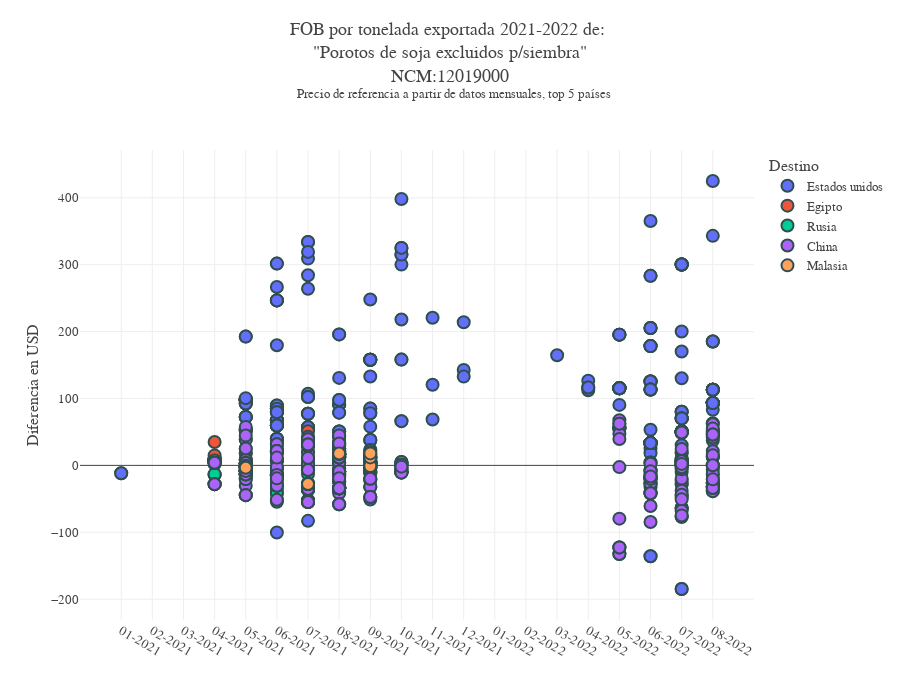

The code cell stored with this chart in its notebook:
### Code cell
#Cambiar expo e impo en base a lo que se requiera
comercio.plot_precio(df=comercio.df_producto,
            y='diferencia_ref',
            ncm=12019000,
            # sim='000A',
            color='pais_descri',
            # n_empresa=3,
            n_paises=5,
            # pais='China',
            max_range=None
            )

### Figure 1 — Plotly figure (JSON) as saved in the notebook; plotly's stock layout.template omitted (floating-point values rounded to 4 significant figures; data arrays with more than 128 entries replaced by an {"elided": "..."} marker saying what was removed)
{"data": [{"customdata": {"elided": "287x9 mixed values"}, "hovertemplate": "Destino=%{customdata[5]}<br>Fecha=%{x}<br>Spread=%{y}<br>Documento=%{customdata[0]}<br>Fob=%{customdata[1]}<br>sim=%{customdata[2]}<br>Precio=%{customdata[3]}<br>Kg=%{customdata[4]}<br>Precio de referencia=%{customdata[6]}<br>sec=%{customdata[7]}<br>Exportador=%{customdata[8]}<extra></extra>", "legendgroup": "Estados unidos", "marker": {"color": "#636efa", "line": {"color": "DarkSlateGrey", "width": 2}, "size": 12, "symbol": "circle"}, "mode": "markers", "name": "Estados unidos", "orientation": "v", "showlegend": true, "type": "scatter", "x": {"elided": "287 str values"}, "xaxis": "x", "y": {"elided": "287 float values"}, "yaxis": "y"}, {"customdata": {"elided": "84x9 mixed values"}, "hovertemplate": "Destino=%{customdata[5]}<br>Fecha=%{x}<br>Spread=%{y}<br>Documento=%{customdata[0]}<br>Fob=%{customdata[1]}<br>sim=%{customdata[2]}<br>Precio=%{customdata[3]}<br>Kg=%{customdata[4]}<br>Precio de referencia=%{customdata[6]}<br>sec=%{customdata[7]}<br>Exportador=%{customdata[8]}<extra></extra>", "legendgroup": "Egipto", "marker": {"color": "#EF553B", "line": {"color": "DarkSlateGrey", "width": 2}, "size": 12, "symbol": "circle"}, "mode": "markers", "name": "Egipto", "orientation": "v", "showlegend": true, "type": "scatter", "x": ["04-2021", "04-2021", "04-2021", "04-2021", "04-2021", "04-2021", "04-2021", "04-2021", "04-2021", "04-2021", "04-2021", "04-2021", "04-2021", "04-2021", "04-2021", "04-2021", "04-2021", "04-2021", "04-2021", "04-2021", "04-2021", "05-2021", "05-2021", "05-2021", "05-2021", "05-2021", "05-2021", "05-2021", "05-2021", "05-2021", "05-2021", "05-2021", "05-2021", "05-2021", "05-2021", "05-2021", "05-2021", "05-2021", "05-2021", "05-2021", "05-2021", "06-2021", "06-2021", "06-2021", "06-2021", "06-2021", "06-2021", "06-2021", "06-2021", "06-2021", "06-2021", "06-2021", "06-2021", "06-2021", "06-2021", "06-2021", "06-2021", "06-2021", "06-2021", "06-2021", "06-2021", "06-2021", "07-2021", "07-2021", "07-2021", "07-2021", "07-2021", "07-2021", "07-2021", "07-2021", "07-2021", "07-2021", "08-2021", "08-2021", "08-2021", "08-2021", "08-2021", "08-2021", "08-2021", "08-2021", "08-2022", "08-2022", "08-2022", "08-2022"], "xaxis": "x", "y": [8.9, 6.9, 7.9, 5.9, 34.9, 6.9, 8.9, 6.9, 7.9, 9.9, 9.9, -14.1, 8.9, 14.9, 5.9, 5.9, 5.9, -14.1, 5.9, 1.9, 6.9, -1.5, -1.5, -3.5, 18.5, -6.5, -1.5, -8.5, -2.5, -8.5, -1.5, -1.5, -8.5, 0, 0, 0, -1.5, -2.5, -2.5, -6.5, 18.5, -14.4, -15.4, -14.4, -14.4, -14.4, 6.9, 6.9, -13.4, -13.4, 7.3, -14.4, -16.4, -20.4, -14.4, -3.6, -3.6, -35.1, -40.5, -13.4, 25.4, -51.4, -54.9, -33.9, -1.9, -51.9, 51.1, 39.1, 11.1, 39.1, 11.1, -27.9, 11.8, 17.8, 3.8, 20.8, 3.8, 11.8, 28.8, 20.8, -25.9, 0.1, 0.1, -20.9], "yaxis": "y"}, {"customdata": [["21060EC01001410R", 12056040, "190C", 488, 24705000, "Rusia", 501.1, "002", "mirgor sa c i f..."], ["21060EC01002016U", 3169560, "190C", 488, 6495000, "Rusia", 530.4, "001", "mirgor sa c i f..."], ["21060EC01002017V", 9752000.0, "190C", 476, 20487010, "Rusia", 530.4, "001", "mirgor sa c i f..."], ["21060EC01002975L", 5098912, "190C", 476, 10712000, "Rusia", 512.9, "0001", "mirgor sa c i f..."], ["21060EC01003086F", 5200000, "190C", 500, 10400000, "Rusia", 512.9, "0001", "mirgor sa c i f..."], ["21060EC01003087G", 1258680, "190C", 510, 2468000, "Rusia", 512.9, "0001", "mirgor sa c i f..."], ["21060EC01003427E", 9349320, "190C", 510, 18332000, "Rusia", 519.2, "0001", "mirgor sa c i f..."], ["21060EC01003428F", 3865575, "190C", 555, 6965000, "Rusia", 519.2, "0001", "mirgor sa c i f..."], ["21060EC01003800W", 4126425, "190C", 555, 7435000, "Rusia", 532.1, "0001", "mirgor sa c i f..."], ["21060EC01003801A", 4416720, "190C", 528, 8365000, "Rusia", 532.1, "0001", "mirgor sa c i f..."], ["21060EC01004154C", 22920.0, "190C", 555, 41300, "Rusia", 532.1, "0001", "mirgor sa c i f..."], ["21060EC01004155D", 1074480, "190C", 528, 2035000, "Rusia", 532.1, "0001", "mirgor sa c i f..."], ["21060EC01004156E", 6377280, "190C", 511, 12480000, "Rusia", 532.1, "0001", "mirgor sa c i f..."], ["22060EC01002709H", 17986580, "190C", 634, 28370000, "Rusia", 666.7, "0002", "mirgor sa c i f..."]], "hovertemplate": "Destino=%{customdata[5]}<br>Fecha=%{x}<br>Spread=%{y}<br>Documento=%{customdata[0]}<br>Fob=%{customdata[1]}<br>sim=%{customdata[2]}<br>Precio=%{customdata[3]}<br>Kg=%{customdata[4]}<br>Precio de referencia=%{customdata[6]}<br>sec=%{customdata[7]}<br>Exportador=%{customdata[8]}<extra></extra>", "legendgroup": "Rusia", "marker": {"color": "#00cc96", "line": {"color": "DarkSlateGrey", "width": 2}, "size": 12, "symbol": "circle"}, "mode": "markers", "name": "Rusia", "orientation": "v", "showlegend": true, "type": "scatter", "x": ["04-2021", "06-2021", "06-2021", "07-2021", "07-2021", "07-2021", "08-2021", "08-2021", "09-2021", "09-2021", "09-2021", "09-2021", "09-2021", "06-2022"], "xaxis": "x", "y": [-13.1, -42.4, -54.4, -36.9, -12.9, -2.9, -9.2, 35.8, 22.9, -4.1, 22.9, -4.1, -21.1, -32.7], "yaxis": "y"}, {"customdata": {"elided": "405x9 mixed values"}, "hovertemplate": "Destino=%{customdata[5]}<br>Fecha=%{x}<br>Spread=%{y}<br>Documento=%{customdata[0]}<br>Fob=%{customdata[1]}<br>sim=%{customdata[2]}<br>Precio=%{customdata[3]}<br>Kg=%{customdata[4]}<br>Precio de referencia=%{customdata[6]}<br>sec=%{customdata[7]}<br>Exportador=%{customdata[8]}<extra></extra>", "legendgroup": "China", "marker": {"color": "#ab63fa", "line": {"color": "DarkSlateGrey", "width": 2}, "size": 12, "symbol": "circle"}, "mode": "markers", "name": "China", "orientation": "v", "showlegend": true, "type": "scatter", "x": {"elided": "405 str values"}, "xaxis": "x", "y": {"elided": "405 float values"}, "yaxis": "y"}, {"customdata": [["21003EC01001613T", 4948000.0, "190C", 517, 9570000, "Malasia", 517.5, "001", "viterra argenti..."], ["21003EC01002096C", 10025880, "190C", 516, 19430000, "Malasia", 517.5, "001", "ldc argentina s..."], ["21003EC01002097D", 1241824, "190C", 514, 2416000, "Malasia", 517.5, "001", "ldc argentina s..."], ["21040EC01000787X", 9616580, "190C", 485, 19828000, "Malasia", 512.9, "0001", "amaggi argentin..."], ["21040EC01000940W", 11245317, "190C", 537, 20941000, "Malasia", 519.2, "0001", "amaggi argentin..."], ["21003EC01004226W", 10787796, "190C", 531, 20316000, "Malasia", 532.1, "0001", "ldc argentina s..."], ["21003EC01004697L", 93024, "190C", 544, 171000, "Malasia", 532.1, "0001", "amaggi argentin..."], ["21003EC01004698M", 12005950, "190C", 550, 21829000, "Malasia", 532.1, "0001", "amaggi argentin..."]], "hovertemplate": "Destino=%{customdata[5]}<br>Fecha=%{x}<br>Spread=%{y}<br>Documento=%{customdata[0]}<br>Fob=%{customdata[1]}<br>sim=%{customdata[2]}<br>Precio=%{customdata[3]}<br>Kg=%{customdata[4]}<br>Precio de referencia=%{customdata[6]}<br>sec=%{customdata[7]}<br>Exportador=%{customdata[8]}<extra></extra>", "legendgroup": "Malasia", "marker": {"color": "#FFA15A", "line": {"color": "DarkSlateGrey", "width": 2}, "size": 12, "symbol": "circle"}, "mode": "markers", "name": "Malasia", "orientation": "v", "showlegend": true, "type": "scatter", "x": ["05-2021", "05-2021", "05-2021", "07-2021", "08-2021", "09-2021", "09-2021", "09-2021"], "xaxis": "x", "y": [-0.5, -1.5, -3.5, -27.9, 17.8, -1.1, 11.9, 17.9], "yaxis": "y"}], "layout": {"font": {"family": "Georgia", "size": 13}, "height": 700, "legend": {"title": {"text": "Destino"}, "tracegroupgap": 0}, "margin": {"t": 150}, "separators": ",.", "title": {"text": "FOB por tonelada exportada 2021-2022 de: <br>\"Porotos de soja excluidos p/siembra\"<br>NCM:12019000<br> <sup> Precio de referencia a partir de datos mensuales, top 5 países", "y": 0.95}, "width": 900, "xaxis": {"anchor": "y", "categoryarray": ["01-2021", "02-2021", "03-2021", "04-2021", "05-2021", "06-2021", "07-2021", "08-2021", "09-2021", "10-2021", "11-2021", "12-2021", "01-2022", "02-2022", "03-2022", "04-2022", "05-2022", "06-2022", "07-2022", "08-2022"], "categoryorder": "array", "domain": [0, 1], "title": {"text": ""}, "type": "category"}, "yaxis": {"anchor": "x", "domain": [0, 1], "title": {"text": "Diferencia en USD"}}}}
